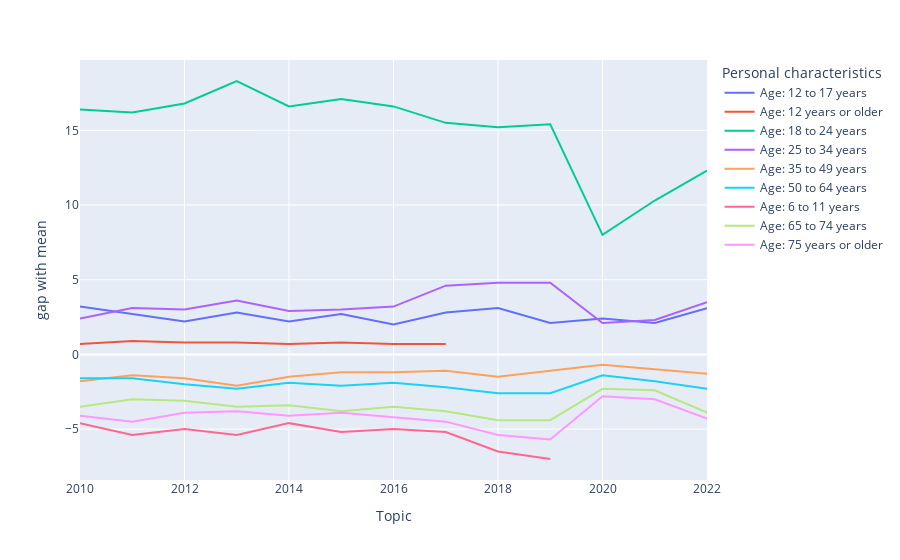

Notebook source saved alongside this figure:
### Markdown cell above
#### Observations :
The drop of traffic during covid is sharper for younger categories (age < 35 years) compared to the other age groups. Maybe this can be explained by the closing of schools and universities. Maybe younger workers also tend to use remote working more than older ones.  
It is noticeable that people between 25 and 34 years old used public transport more than people 12 to 17 years old before the pandemic, whereas after the pandemic their levels of use of public transport are quite similar. This can maybe be explained by an increase in the use of remote working.  
Looking at the older data from 2010, the general trend seems to be a stagnation from 2010 to 2017, with a noticeable rise in public transport participation between 2017 and 2018, however since this dates correspond to the junction between two datasets this variation can also come from a change in the methodology or data gathering for the dataset.  
The traffic have yet to recover to their pre-covid levels

### Code cell
px.line(data_frame=df_age, x="Topic", y="gap with mean", color='Personal characteristics')

### Figure 1 — Plotly figure (JSON) as saved in the notebook; plotly's stock layout.template omitted (floating-point values rounded to 4 significant figures)
{"data": [{"hovertemplate": "Personal characteristics=Age: 12 to 17 years<br>Topic=%{x}<br>gap with mean=%{y}<extra></extra>", "legendgroup": "Age: 12 to 17 years", "line": {"color": "#636efa", "dash": "solid"}, "marker": {"symbol": "circle"}, "mode": "lines", "name": "Age: 12 to 17 years", "orientation": "v", "showlegend": true, "type": "scatter", "x": [2010, 2011, 2012, 2013, 2014, 2015, 2016, 2017, 2018, 2019, 2020, 2021, 2022], "xaxis": "x", "y": [3.2, 2.7, 2.2, 2.8, 2.2, 2.7, 2.0, 2.8, 3.1, 2.1, 2.4, 2.1, 3.1], "yaxis": "y"}, {"hovertemplate": "Personal characteristics=Age: 12 years or older<br>Topic=%{x}<br>gap with mean=%{y}<extra></extra>", "legendgroup": "Age: 12 years or older", "line": {"color": "#EF553B", "dash": "solid"}, "marker": {"symbol": "circle"}, "mode": "lines", "name": "Age: 12 years or older", "orientation": "v", "showlegend": true, "type": "scatter", "x": [2010, 2011, 2012, 2013, 2014, 2015, 2016, 2017], "xaxis": "x", "y": [0.7, 0.9, 0.8, 0.8, 0.7, 0.8, 0.7, 0.7], "yaxis": "y"}, {"hovertemplate": "Personal characteristics=Age: 18 to 24 years<br>Topic=%{x}<br>gap with mean=%{y}<extra></extra>", "legendgroup": "Age: 18 to 24 years", "line": {"color": "#00cc96", "dash": "solid"}, "marker": {"symbol": "circle"}, "mode": "lines", "name": "Age: 18 to 24 years", "orientation": "v", "showlegend": true, "type": "scatter", "x": [2010, 2011, 2012, 2013, 2014, 2015, 2016, 2017, 2018, 2019, 2020, 2021, 2022], "xaxis": "x", "y": [16.4, 16.2, 16.8, 18.3, 16.6, 17.1, 16.6, 15.5, 15.2, 15.4, 8, 10.3, 12.3], "yaxis": "y"}, {"hovertemplate": "Personal characteristics=Age: 25 to 34 years<br>Topic=%{x}<br>gap with mean=%{y}<extra></extra>", "legendgroup": "Age: 25 to 34 years", "line": {"color": "#ab63fa", "dash": "solid"}, "marker": {"symbol": "circle"}, "mode": "lines", "name": "Age: 25 to 34 years", "orientation": "v", "showlegend": true, "type": "scatter", "x": [2010, 2011, 2012, 2013, 2014, 2015, 2016, 2017, 2018, 2019, 2020, 2021, 2022], "xaxis": "x", "y": [2.4, 3.1, 3.0, 3.6, 2.9, 3, 3.2, 4.6, 4.8, 4.8, 2.1, 2.3, 3.5], "yaxis": "y"}, {"hovertemplate": "Personal characteristics=Age: 35 to 49 years<br>Topic=%{x}<br>gap with mean=%{y}<extra></extra>", "legendgroup": "Age: 35 to 49 years", "line": {"color": "#FFA15A", "dash": "solid"}, "marker": {"symbol": "circle"}, "mode": "lines", "name": "Age: 35 to 49 years", "orientation": "v", "showlegend": true, "type": "scatter", "x": [2010, 2011, 2012, 2013, 2014, 2015, 2016, 2017, 2018, 2019, 2020, 2021, 2022], "xaxis": "x", "y": [-1.8, -1.4, -1.6, -2.1, -1.5, -1.2, -1.2, -1.1, -1.5, -1.1, -0.7, -1, -1.3], "yaxis": "y"}, {"hovertemplate": "Personal characteristics=Age: 50 to 64 years<br>Topic=%{x}<br>gap with mean=%{y}<extra></extra>", "legendgroup": "Age: 50 to 64 years", "line": {"color": "#19d3f3", "dash": "solid"}, "marker": {"symbol": "circle"}, "mode": "lines", "name": "Age: 50 to 64 years", "orientation": "v", "showlegend": true, "type": "scatter", "x": [2010, 2011, 2012, 2013, 2014, 2015, 2016, 2017, 2018, 2019, 2020, 2021, 2022], "xaxis": "x", "y": [-1.6, -1.6, -2, -2.3, -1.9, -2.1, -1.9, -2.2, -2.6, -2.6, -1.4, -1.8, -2.3], "yaxis": "y"}, {"hovertemplate": "Personal characteristics=Age: 6 to 11 years<br>Topic=%{x}<br>gap with mean=%{y}<extra></extra>", "legendgroup": "Age: 6 to 11 years", "line": {"color": "#FF6692", "dash": "solid"}, "marker": {"symbol": "circle"}, "mode": "lines", "name": "Age: 6 to 11 years", "orientation": "v", "showlegend": true, "type": "scatter", "x": [2010, 2011, 2012, 2013, 2014, 2015, 2016, 2017, 2018, 2019, 2020, 2021, 2022], "xaxis": "x", "y": [-4.6, -5.4, -5, -5.4, -4.6, -5.2, -5, -5.2, -6.5, -7, null, null, -4.5], "yaxis": "y"}, {"hovertemplate": "Personal characteristics=Age: 65 to 74 years<br>Topic=%{x}<br>gap with mean=%{y}<extra></extra>", "legendgroup": "Age: 65 to 74 years", "line": {"color": "#B6E880", "dash": "solid"}, "marker": {"symbol": "circle"}, "mode": "lines", "name": "Age: 65 to 74 years", "orientation": "v", "showlegend": true, "type": "scatter", "x": [2010, 2011, 2012, 2013, 2014, 2015, 2016, 2017, 2018, 2019, 2020, 2021, 2022], "xaxis": "x", "y": [-3.5, -3, -3.1, -3.5, -3.4, -3.8, -3.5, -3.8, -4.4, -4.4, -2.3, -2.4, -3.9], "yaxis": "y"}, {"hovertemplate": "Personal characteristics=Age: 75 years or older<br>Topic=%{x}<br>gap with mean=%{y}<extra></extra>", "legendgroup": "Age: 75 years or older", "line": {"color": "#FF97FF", "dash": "solid"}, "marker": {"symbol": "circle"}, "mode": "lines", "name": "Age: 75 years or older", "orientation": "v", "showlegend": true, "type": "scatter", "x": [2010, 2011, 2012, 2013, 2014, 2015, 2016, 2017, 2018, 2019, 2020, 2021, 2022], "xaxis": "x", "y": [-4.1, -4.5, -3.9, -3.8, -4.1, -3.9, -4.2, -4.5, -5.4, -5.7, -2.8, -3, -4.3], "yaxis": "y"}], "layout": {"legend": {"title": {"text": "Personal characteristics"}, "tracegroupgap": 0}, "margin": {"t": 60}, "xaxis": {"anchor": "y", "domain": [0, 1], "title": {"text": "Topic"}}, "yaxis": {"anchor": "x", "domain": [0, 1], "title": {"text": "gap with mean"}}}}
